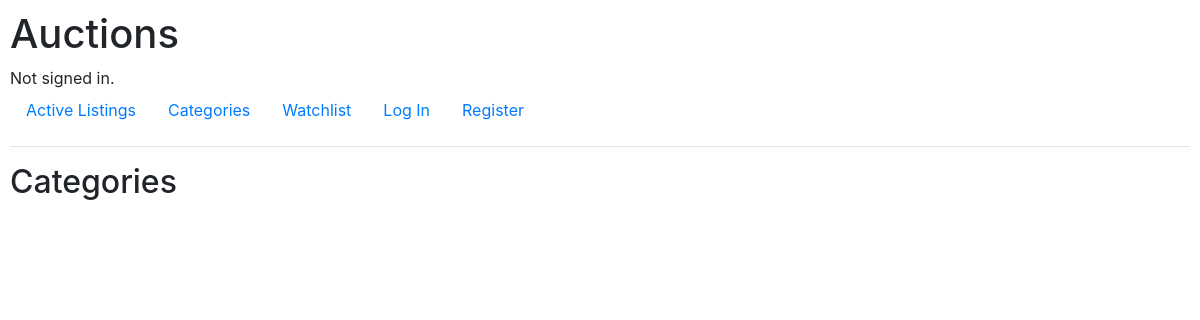
Before: /categories with the older database file.
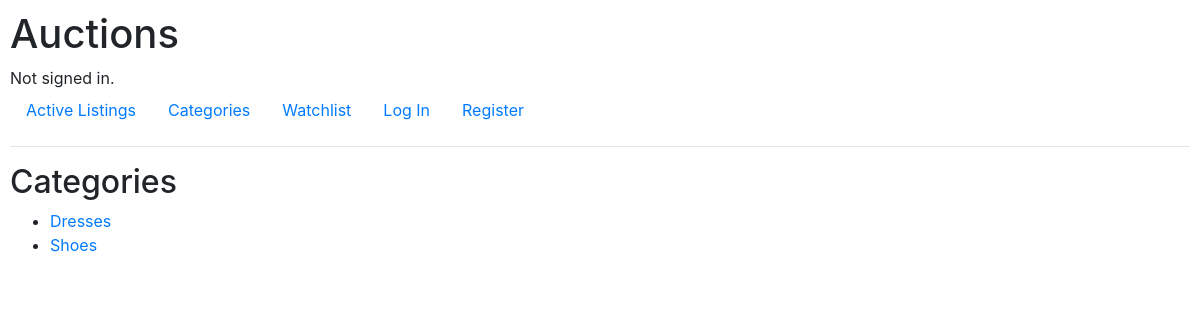
After: the same page with the newer database file.
### auctions/models.py (models this page shows, shortened)
class Category(models.Model):
    title = models.CharField(max_length=64)

### auctions/views.py (the view)
# urls.py: path("categories", views.categories, name="categories"),
def categories(request):
    return render(request, "auctions/categories.html", {
        "categories": Category.objects.all()
    })

### auctions/templates/auctions/categories.html
{% extends "auctions/layout.html" %}
{% block body %}
    <h2>Categories</h2>
    <ul>
    {% for category in categories %}
        <li><a href="{% url 'category' category.id %}">{{ category.title }}</a></li>
    {% endfor %}
    </ul>
{% endblock %}

### auctions/templates/auctions/layout.html (shortened to what this page needs)
{% load static %}
<!DOCTYPE html>
<html lang="en">
    <head>
        <link rel="stylesheet" href="https://stackpath.bootstrapcdn.com/bootstrap/4.4.1/css/bootstrap.min.css">
        <link href="{% static 'auctions/styles.css' %}" rel="stylesheet">
    </head>
    <body>
        <h1>Auctions</h1>
        <div>
            {% if user.is_authenticated %}
                Signed in as <strong>{{ user.username }}</strong>.
            {% else %}
                Not signed in.
            {% endif %}
        </div>
        <ul class="nav">
            <li class="nav-item">
                <a class="nav-link" href="{% url 'index' %}">Active Listings</a>
            </li>
            <li class="nav-item">
                <a class="nav-link" href="{% url 'categories' %}">Categories</a>
            </li>
            <li class="nav-item">
                <a class="nav-link" href="{% url 'watchlist' %}">Watchlist</a>
            </li>
            {% if user.is_authenticated %}
                <li class="nav-item">
                    <a class="nav-link" href="{% url 'logout' %}">Log Out</a>
                </li>
            {% else %}
                <li class="nav-item">
                    <a class="nav-link" href="{% url 'login' %}">Log In</a>
                </li>
                <li class="nav-item">
                    <a class="nav-link" href="{% url 'register' %}">Register</a>
                </li>
            {% endif %}
        </ul>
        <hr>
        {% block body %}
        {% endblock %}
    </body>
</html>

### auctions/static/auctions/styles.css (style rules this page uses)
body { padding: 10px; }

Changed rows visible on the page:
added Category: title "Dresses"
added Category: title "Shoes"
